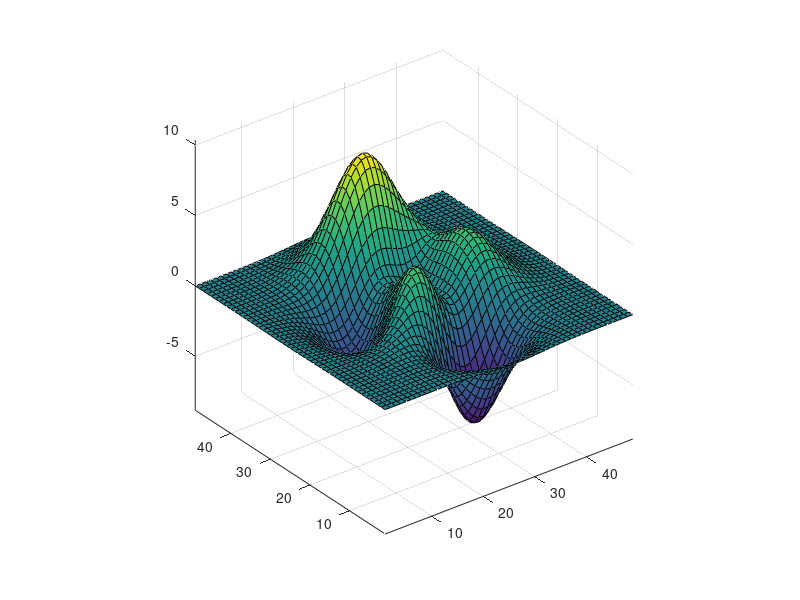

MATLAB code for this plot:
%% Rotate Camera Horizontally
% Rotate the camera horizontally about a line defined by the camera target point 
% and a direction that is parallel to the _y_-axis. Visualize this rotation as 
% a cone formed with the camera target at the apex and the camera position forming 
% the base.

surf(peaks)
axis vis3d

for i = 1:36
   camorbit(10,0,'data',[0 1 0])
   drawnow
end

%% 
% Copyright 2012 The MathWorks, Inc.